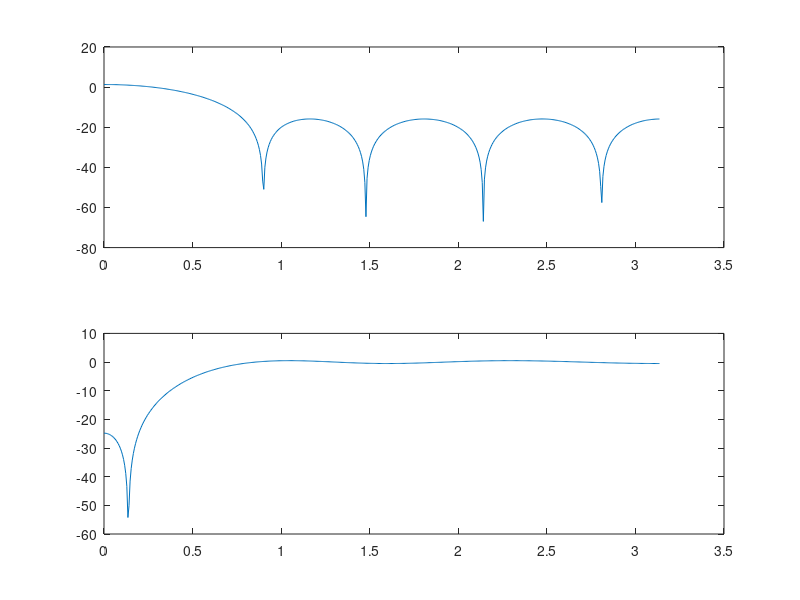
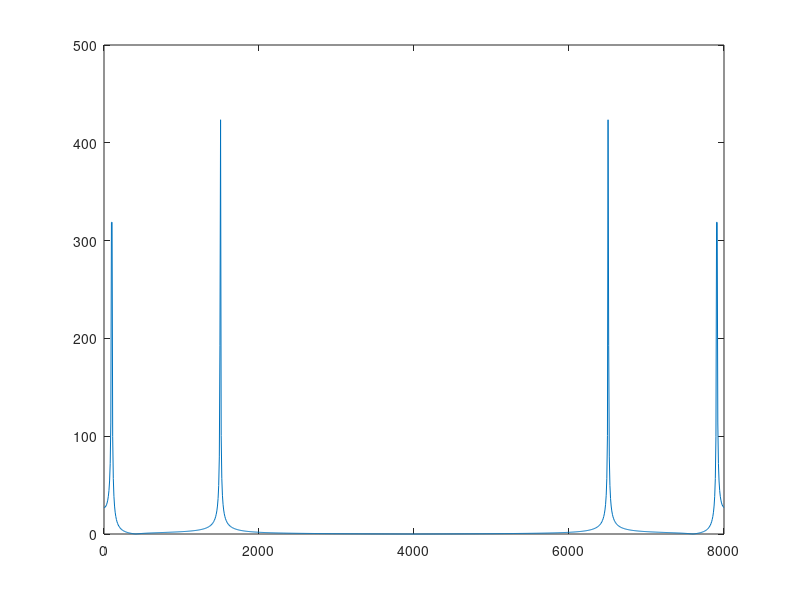
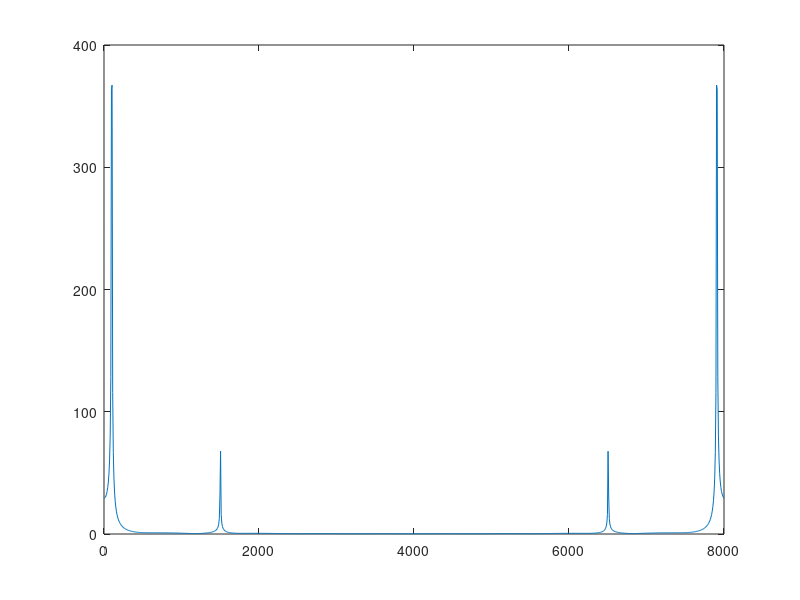
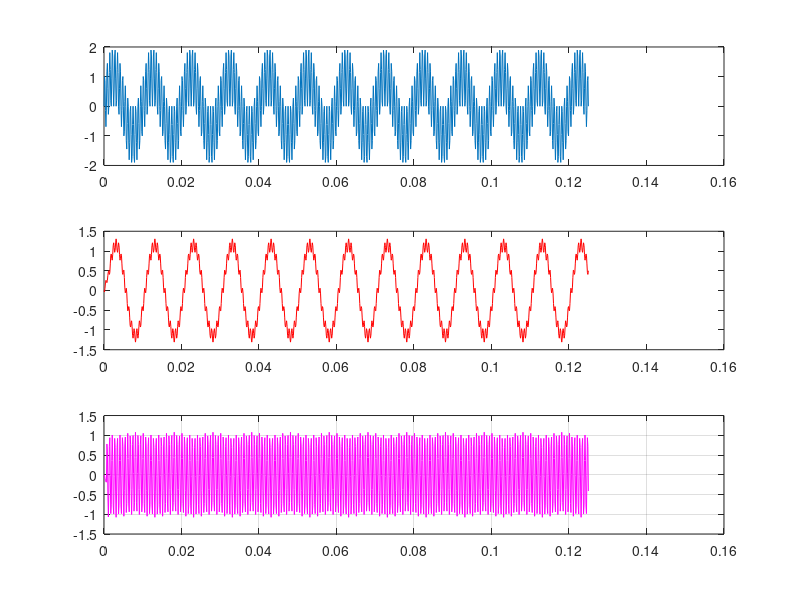

Here is the MATLAB script that generated these plots, in order:
%% FDAtool Lab
clear all
close all
clc

load LPF_v1
load HPF_v1

% LPF
b1= Num;
a1=1;
[H1,w]= freqz(b1,a1);

% HPF
b2= Num1;
a2= 1;
[H2,w]= freqz(b2,a2);


figure
subplot(2,1,1)
plot(w,20*log10(abs(H1)))
subplot(2,1,2)
plot(w,20*log10(abs(H2)))

%% Signal Generation:

Fs= 8000;
F1= 100;
F2= 1500;
Ts= 1/Fs;

N=1000;
n=0:N;
t=n*Ts;
x1= sin(2*pi*F1*t);
x2= sin(2*pi*F2*t);

x= x1+x2;

%% Check Input

X= fft(x);
figure

freq_step= Fs/N;
freq_axis= freq_step*n;
plot(freq_axis,abs(X))




% LPF
y1= filter(b1,a1,x);
% HPF
y2= filter(b2,a2,x);

Y1= fft(y1);
figure
plot(freq_axis,abs(Y1))

figure
subplot(3,1,1)
plot(t,x)
subplot(3,1,2)
plot(t,y1,'r')
subplot(3,1,3)
plot(t,y2,'m')
grid on


%%
% b2= Num_HPF;
% a2=1;
% [H2,w]= freqz(b2,a2);
% 
% figure
% plot(w,20*log10(abs(H2)))
% 
% Fs= 8000;
% F1= 100;
% F2= 1200;
% Ts= 1/Fs;
% 
% N=1000;
% n=0:N;
% t=n*Ts;
% x1= sin(2*pi*F1*t);
% x2= sin(2*pi*F2*t);
% 
% x= x1+x2;
% 
% %% Detecting the tones:
% F_array=(Fs/N)*n;
% X= fft(x);
% 
% figure
% plot(F_array, abs(X))
% 
% 
% % LPF Output
% y1= filter(b1,a1,x);
% 
% figure
% plot(t,x)
% hold on
% plot(t,y1,'r')
% 
% % HPF Output
% y2= filter(b2,a2,x);
% 
% figure
% plot(t,x)
% hold on
% plot(t,y2,'r')
